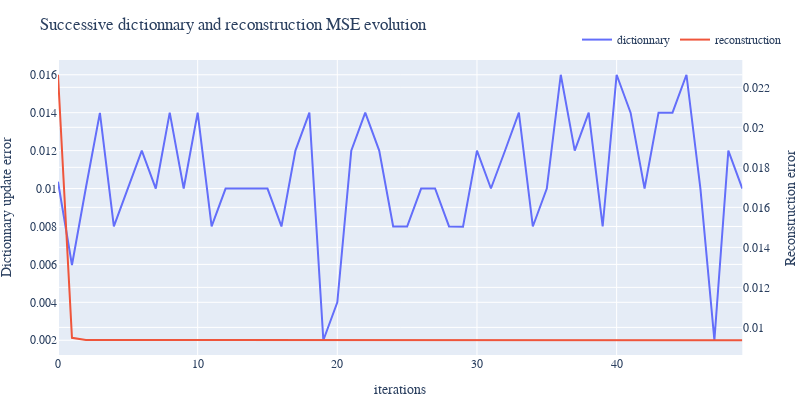

The code cell stored with this chart in its notebook:
### Markdown cell above
## Convergence study

### Code cell
fig = make_subplots(specs=[[{"secondary_y": True}]])
x_plot = np.arange(max_iter)
# Add traces
fig.add_trace(
    go.Scatter(x=x_plot, y=ksvd.dict_errors, name="dictionnary"),
    secondary_y=False,
)

fig.add_trace(
    go.Scatter(x=x_plot, y=ksvd.reconstruction_errors, name="reconstruction"),
    secondary_y=True,
)


# Set x-axis title
fig.update_xaxes(title_text="iterations")

# Set y-axes titles
fig.update_yaxes(title_text="Dictionnary update error", secondary_y=False)
fig.update_yaxes(title_text="Reconstruction error", secondary_y=True)
fig.update_layout(
    margin={"t": 60, "b": 5, "r": 5, "l": 5},
    showlegend=True,
    font_family="Serif",
    title_text="Successive dictionnary and reconstruction MSE evolution",
    width=800,
    height=400,
    legend=dict(
    orientation="h",
    yanchor="bottom",
    y=1.02,
    xanchor="right",
    x=1
    )
    )
fig.show()

### Figure 1 — Plotly figure (JSON) as saved in the notebook; plotly's stock layout.template omitted (floating-point values rounded to 4 significant figures)
{"data": [{"name": "dictionnary", "type": "scatter", "x": [0, 1, 2, 3, 4, 5, 6, 7, 8, 9, 10, 11, 12, 13, 14, 15, 16, 17, 18, 19, 20, 21, 22, 23, 24, 25, 26, 27, 28, 29, 30, 31, 32, 33, 34, 35, 36, 37, 38, 39, 40, 41, 42, 43, 44, 45, 46, 47, 48, 49], "xaxis": "x", "y": [0.01036, 0.005969, 0.01005, 0.01399, 0.008, 0.01, 0.012, 0.01, 0.014, 0.01, 0.014, 0.008, 0.01, 0.01, 0.01, 0.01, 0.008, 0.012, 0.014, 0.002, 0.004, 0.012, 0.014, 0.012, 0.008, 0.007999, 0.01, 0.01, 0.008, 0.007988, 0.012, 0.01, 0.01198, 0.014, 0.007999, 0.01, 0.016, 0.012, 0.014, 0.008, 0.016, 0.014, 0.01, 0.014, 0.014, 0.016, 0.01, 0.002, 0.012, 0.01], "yaxis": "y"}, {"name": "reconstruction", "type": "scatter", "x": [0, 1, 2, 3, 4, 5, 6, 7, 8, 9, 10, 11, 12, 13, 14, 15, 16, 17, 18, 19, 20, 21, 22, 23, 24, 25, 26, 27, 28, 29, 30, 31, 32, 33, 34, 35, 36, 37, 38, 39, 40, 41, 42, 43, 44, 45, 46, 47, 48, 49], "xaxis": "x", "y": [0.02263, 0.00948, 0.009372, 0.009366, 0.009366, 0.009365, 0.009365, 0.009364, 0.009364, 0.009364, 0.009364, 0.009364, 0.009364, 0.009364, 0.009364, 0.009363, 0.009363, 0.009363, 0.009362, 0.009362, 0.009363, 0.009363, 0.009363, 0.009363, 0.009364, 0.009363, 0.009363, 0.009363, 0.009363, 0.009362, 0.009361, 0.009361, 0.009359, 0.009358, 0.009357, 0.009357, 0.009358, 0.009359, 0.009359, 0.009358, 0.009358, 0.009358, 0.009358, 0.009358, 0.009358, 0.009358, 0.009358, 0.009358, 0.009358, 0.009358], "yaxis": "y2"}], "layout": {"font": {"family": "Serif"}, "height": 400, "legend": {"orientation": "h", "x": 1, "xanchor": "right", "y": 1.02, "yanchor": "bottom"}, "margin": {"b": 5, "l": 5, "r": 5, "t": 60}, "showlegend": true, "title": {"text": "Successive dictionnary and reconstruction MSE evolution"}, "width": 800, "xaxis": {"anchor": "y", "autorange": true, "domain": [0, 0.94], "range": [0, 49], "title": {"text": "iterations"}, "type": "linear"}, "yaxis": {"anchor": "x", "autorange": true, "domain": [0, 1], "range": [0.001222, 0.01678], "title": {"text": "Dictionnary update error"}, "type": "linear"}, "yaxis2": {"anchor": "x", "autorange": true, "overlaying": "y", "range": [0.00862, 0.02336], "side": "right", "title": {"text": "Reconstruction error"}, "type": "linear"}}}
